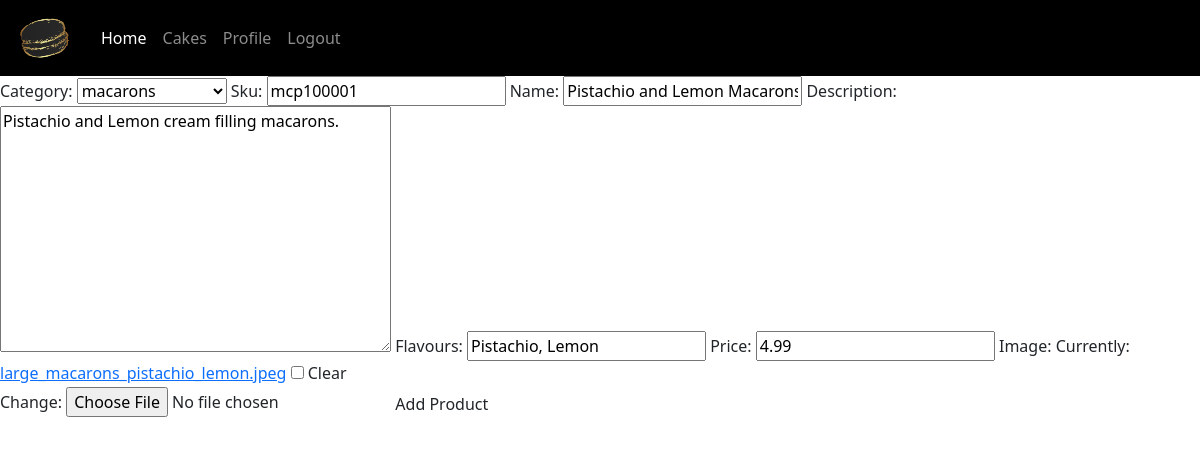
The page /cakes/edit_cake/1 (signed in) on the database its author committed.
### cakes/models.py (models this page shows, shortened)
class Cake(models.Model):
    category = models.ForeignKey(
        'Category', null=True, blank=True, on_delete=models.SET_NULL)
    sku = models.CharField(max_length=50, null=True, blank=True)
    name = models.CharField(max_length=150)
    description = models.TextField()
    flavours = models.CharField(max_length=50, null=True, blank=True)
    price = models.DecimalField(max_digits=6, decimal_places=2)
    image = models.ImageField(null=True, blank=True)

class Category(models.Model):
    class Meta:
        verbose_name_plural = 'Categories'
    name = models.CharField(max_length=150)
    friendly_name = models.CharField(max_length=150, null=True, blank=True)
    def __str__(self):
        return self.name

### cakes/views.py (the view)
# urls.py: path('edit_cake/<int:cake_id>', views.edit_cake, name='edit_cake'),
@login_required
def edit_cake(request, cake_id):
    cake = get_object_or_404(Cake, pk=cake_id)
    if request.method == 'POST':
        form = CakeForm(request.POST, request.FILES, instance=cake)
        if form.is_valid():
            form.save()
    else:
        form = CakeForm(instance=cake)
    template = 'edit_cake.html'
    context = {
        'form': form,
        'cake': cake
    }
    return render(request, template, context)

### cakes/forms.py
class CakeForm(forms.ModelForm):
    class Meta:
        model = Cake
        fields = '__all__'
    image = forms.ImageField(label='Image', required=False)
    def __init__(self, *args, **kwargs):
        super().__init__(*args, **kwargs)

### cakes/templates/edit_cake.html (shortened to what this page needs)
{% extends "base.html" %}
{% load static %}
{% block content %}
<div>
    <form method="POST" action="{% url 'add_cake' %}" enctype="multipart/form-data">
        {{ form }}
        <button class="btn btn-black rounded-0" type="submit">Add Product</button>
    </form>
</div>
{% endblock %}

### rows shown on the page
Cake: category "macarons", sku "mcp100001", description "Pistachio and Lemon cream filling macarons.", flavours "Pistachio, Lemon", price "4.99"
Category: name "Pistachio and Lemon Macarons"
